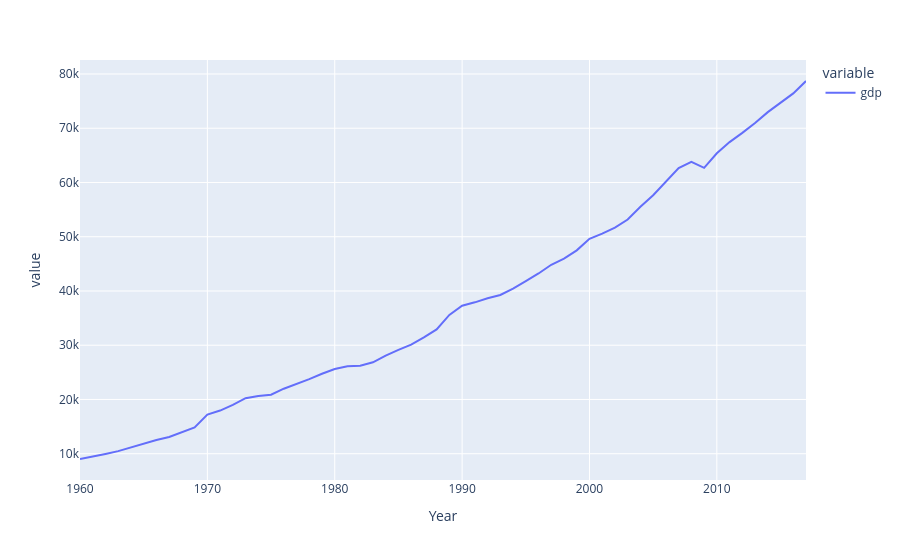

Notebook cell for this chart:
### Code cell
px.line(df.groupby("Year")["gdp"].agg(sum))

### Figure 1 — Plotly figure (JSON) as saved in the notebook; plotly's stock layout.template omitted (floating-point values rounded to 4 significant figures)
{"data": [{"hovertemplate": "variable=gdp<br>Year=%{x}<br>value=%{y}<extra></extra>", "legendgroup": "gdp", "line": {"color": "#636efa", "dash": "solid"}, "marker": {"symbol": "circle"}, "mode": "lines", "name": "gdp", "orientation": "v", "showlegend": true, "type": "scatter", "x": [1960, 1961, 1962, 1963, 1964, 1965, 1966, 1967, 1968, 1969, 1970, 1971, 1972, 1973, 1974, 1975, 1976, 1977, 1978, 1979, 1980, 1981, 1982, 1983, 1984, 1985, 1986, 1987, 1988, 1989, 1990, 1991, 1992, 1993, 1994, 1995, 1996, 1997, 1998, 1999, 2000, 2001, 2002, 2003, 2004, 2005, 2006, 2007, 2008, 2009, 2010, 2011, 2012, 2013, 2014, 2015, 2016, 2017], "xaxis": "x", "y": [9026.0, 9434.0, 9959.0, 10480.0, 11180.0, 11820.0, 12520.0, 13080.0, 13980.0, 14840.0, 17210.0, 17950.0, 18990.0, 20230.0, 20650.0, 20870.0, 21980.0, 22850.0, 23750.0, 24730.0, 25610.0, 26110.0, 26220.0, 26850.0, 28090.0, 29140.0, 30120.0, 31440.0, 32910.0, 35580.0, 37290.0, 37910.0, 38660.0, 39260.0, 40450.0, 41810.0, 43230.0, 44830.0, 45960.0, 47490.0, 49610.0, 50570.0, 51670.0, 53170.0, 55530.0, 57650.0, 60120.0, 62660.0, 63800.0, 62700.0, 65390.0, 67450.0, 69140.0, 70950.0, 72970.0, 74630.0, 76420.0, 78710.0], "yaxis": "y"}], "layout": {"legend": {"title": {"text": "variable"}, "tracegroupgap": 0}, "margin": {"t": 60}, "xaxis": {"anchor": "y", "domain": [0, 1], "title": {"text": "Year"}}, "yaxis": {"anchor": "x", "domain": [0, 1], "title": {"text": "value"}}}}
